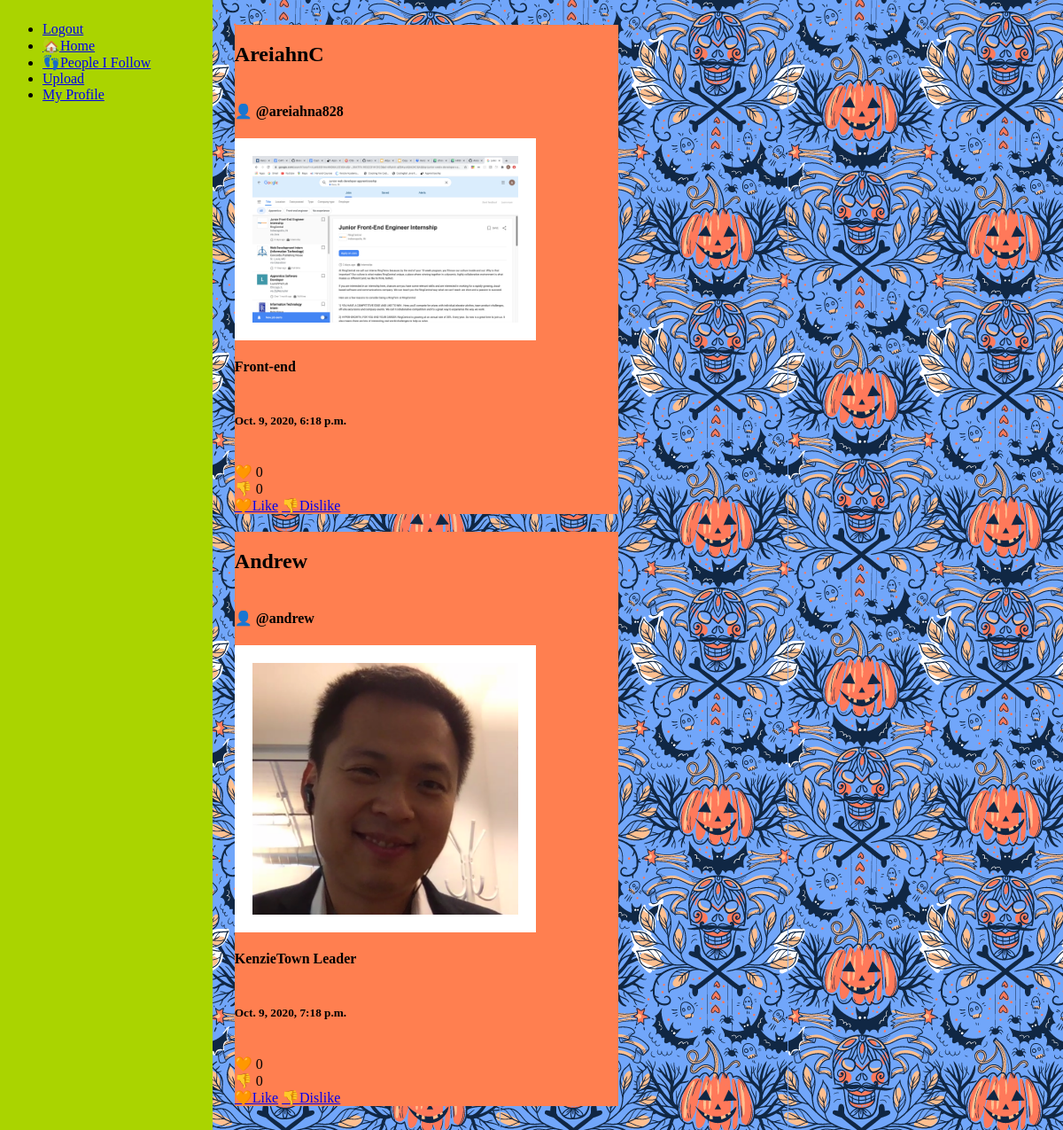
/ (signed in), run on the app's committed database.
### post/models.py (models this page shows, shortened)
class Post(models.Model):
    photo = models.ImageField(upload_to="image")
    caption = models.CharField(max_length=250)
    date = models.DateTimeField(default=timezone.now)
    location = models.CharField(max_length=100, null=True, blank=True)
    likes = models.IntegerField(default=0)
    dislikes = models.IntegerField(default=0)
    author = models.ForeignKey(InstaUser, on_delete=models.CASCADE)

### instauser/models.py (models this page shows, shortened)
class InstaUser(AbstractUser):
    display_name = models.CharField(max_length=40, unique=True)
    bio = models.CharField(max_length=100, blank=True, null=True)
    followers = models.ManyToManyField("self", symmetrical=False, default='self')
    profile_pic = models.ImageField(upload_to='static/', blank=True)
    REQUIRED_FIELDS = ['display_name']

### post/views.py (the view)
# urls.py: path('', PostFeedView.as_view(), name='homepage'),
class PostFeedView(TemplateView):
    template_name = "feed.html"
    @method_decorator(login_required)
    def get(self,request, *args, **kwargs):
        user = get_user(request)
        posts = Post.objects.all()
        return render(request, self.template_name, {'user': user,
                                            'posts': posts
        })

### templates/feed.html (shortened to what this page needs)
<!DOCTYPE html>
<html lang="en">
<head>
    <link rel="stylesheet" href="../static/style.css">
</head>
<body>
    <div id="toolbar">
        {% include './partials/toolbar.html' %}
    </div>
    <div id="main">
        {% include './partials/post.html' %}
    </div>
</body>
</html>

### templates/partials/post.html
{% for post in posts %}
    <div class="post-container">
        <h2>{{ post.author.display_name }}</h2>
        <h4>👤 @{{ post.author.username }}</h4>
        <img class="postpic" src="{{ post.photo.url }}" alt="photo">
        <h4>{{ post.caption }}</h4>
        <h5 role="doc-credit">{{ post.date }}</h5>
        <br>
        <section>🧡 {{ post.likes }}</section>
        <section>👎 {{ post.dislikes }}</section>
        <section>
            <a href="/like/">🧡Like</a>
            <a href="/dislike/">👎Dislike</a>
        </section>
    </div>
{% endfor %}

### static/style.css (style rules this page uses)
body { background-image: url('/static/2.png'); display: grid; grid-template: "a b b b" auto "a b b b" auto "a b b b" auto / 20% 1fr 1fr }
.postpic { max-width: 300px; max-height: 300px; border: 20px solid white; display: flex; image-rendering: crisp-edges; shape-image-threshold: auto; }
.post-container { display: grid; background-color: coral; margin: 20px; }

### data on the page
Post: author.display_name "AreiahnC", author.username "areiahna828", photo (picture), caption "Front-end", date "Oct. 9, 2020, 6:18 p.m.", likes "0", dislikes "0"
Post: author.display_name "Andrew", author.username "andrew", photo (picture), caption "KenzieTown Leader", date "Oct. 9, 2020, 7:18 p.m.", likes "0", dislikes "0"
